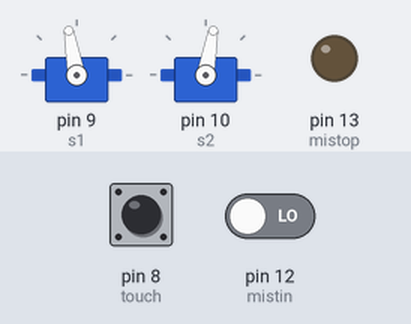
This sketch was run on a simulated Arduino Uno, built with avr-gcc and run on an emulated ATmega328P. Shown: 2 × servo, output pins drawn as LEDs (lit = HIGH). The inputs (shaded band) are chosen by the test bench; at power-on: pin 12 (mistin) LOW, pin 8 (touch) HIGH.

Above: at 4.9 s.
7.2 s: pin 12 (mistin) driven LOW
At 10.2 s:
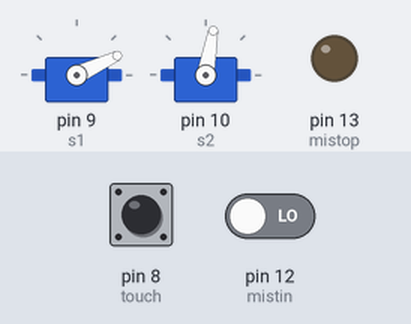
12.1 s: pin 12 (mistin) driven HIGH
At 25.5 s:
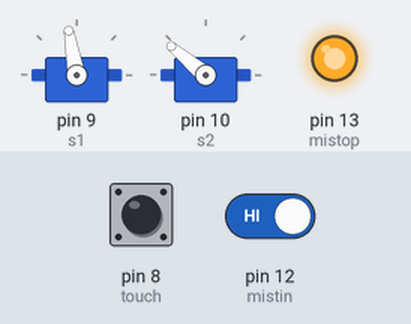
At 30.4 s:
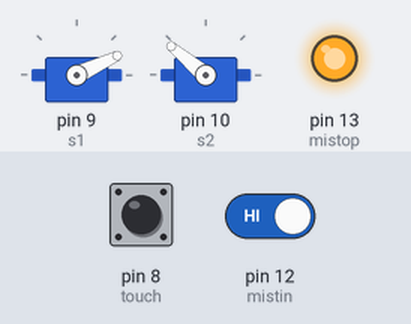
Timing chart, 0 to 33.3 s (numbered marks = the images above; inputs shaded):
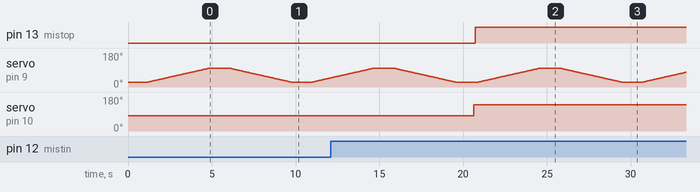

The sketch:

lid_test.ino
```cpp
#include <Servo.h>
Servo s1,s2;

int touch = 8;
bool state = false;
int mistin = 12;
int mistop = 13;
bool s2_state = false;
void setup() {
  // put your setup code here, to run once:
  s1.attach(9);
  s2.attach(10);
  s1.write(25);
  s2.write(80);
  delay(1000);
  s2.detach();

  pinMode(touch, INPUT_PULLUP);
  pinMode(mistin, INPUT);
  pinMode(mistop, OUTPUT);
  digitalWrite(mistop, LOW);


}

void loop() {
  if(digitalRead(mistin) == HIGH && s2_state == false){
    s2.attach(10);
    s2.write(140);
    delay(100);
    s2.detach();
    s2_state = true;
    digitalWrite(mistop, HIGH);

  }
  if(digitalRead(mistin) == LOW && s2_state == true){

    digitalWrite(mistop, LOW);
    s2.attach(10);
    s2.write(80);
    delay(100);
    s2.detach();
    s2_state = false;

  }


if(digitalRead(touch) == HIGH && !state){
  s1.attach(9);
  delay(100);
  for( int i = 25 ; i <=100; i++){
      s1.write(i);
      delay(50);
  }
  state = true;
  delay(1000);
  s1.detach();

}
if(digitalRead(touch) == HIGH && state){
  s1.attach(9);
  delay(100);
  for( int i = 100 ; i >=25; i--){
      s1.write(i);
      delay(50);
  }
  state = false;
  delay(1000);
  s1.detach();
}

}
```

Measured:
- after the input at 12.1 s, pin 13 (mistop): LOW → HIGH after 8.6 s; servo on pin 10 (s2): 80° → 140° after 8.5 s
